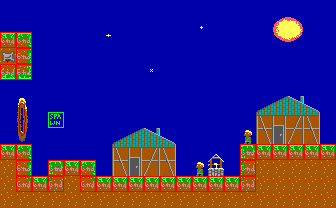

Rendered tile map (Tiled .tmx) drawn with the repository's tilesets; below, a short description and the full map source, tile grids included:
An orthogonal 21x13 tile map with 16x16 px tiles, 2 tile layers (bg, col), 3 tilesets and 2 objects (text, portal).

<map version="1.10" tiledversion="1.12.2" orientation="orthogonal" renderorder="right-down" width="21" height="13" tilewidth="16" tileheight="16" infinite="0" nextlayerid="4" nextobjectid="36">
 <tileset firstgid="1" source="tileset4.tsx" />
 <tileset firstgid="241" source="obj.tsx" />
 <tileset firstgid="481" source="tileset.tsx" />
 <layer id="1" name="bg" width="21" height="13">
  <data encoding="csv">
525,525,525,525,525,525,525,525,525,525,525,525,525,525,525,525,525,525,525,525,525,
525,525,525,525,525,525,525,525,525,525,525,525,24,525,525,525,525,1,2,525,525,
83,84,525,525,525,525,3,525,525,525,525,525,525,525,525,525,525,21,22,525,525,
125,104,525,525,525,525,525,525,45,525,525,525,525,525,525,525,525,525,525,525,525,
183,184,525,525,525,525,525,525,45,23,525,525,525,525,525,525,525,525,525,525,525,
525,525,525,525,525,525,525,525,45,525,525,525,525,525,525,525,525,525,525,525,525,
525,92,525,525,525,525,525,525,525,525,525,525,525,525,525,45,11,12,13,14,525,
525,112,525,525,525,45,525,525,525,525,525,525,525,525,525,45,31,32,33,34,525,
525,132,525,525,525,45,525,11,12,13,14,525,525,525,525,65,51,52,53,54,525,
83,84,525,525,525,45,525,31,32,33,34,525,525,5,525,82,83,83,83,83,83,
103,104,525,82,83,84,525,51,52,53,54,525,65,25,4,102,103,103,103,103,103,
103,124,83,122,103,124,83,83,83,83,83,83,83,83,83,122,103,103,103,103,103,
103,103,103,103,103,103,103,103,103,103,103,103,103,103,103,103,103,103,103,103,103
</data>
 </layer>
 <layer id="2" name="col" width="21" height="13">
  <data encoding="csv">
241,241,241,241,241,241,241,241,241,241,241,241,241,241,241,241,241,241,241,241,241,
241,241,241,241,241,241,241,241,241,241,241,241,241,241,241,241,241,241,241,241,241,
242,242,241,241,241,241,241,241,241,241,241,241,241,241,241,241,241,241,241,241,241,
241,242,241,241,241,241,241,241,241,241,241,241,241,241,241,241,241,241,241,241,241,
242,242,241,241,241,241,241,241,241,241,241,241,241,241,241,241,241,241,241,241,241,
241,241,241,241,241,241,241,241,241,241,241,241,241,241,241,241,241,241,241,241,241,
241,241,241,241,241,241,241,241,241,241,241,241,241,241,241,241,241,241,241,241,241,
241,241,241,243,241,241,241,241,241,241,241,241,241,241,241,241,241,241,241,241,241,
241,241,241,241,241,241,241,241,241,241,241,241,241,241,241,241,241,241,241,241,241,
242,242,241,241,241,241,241,241,241,241,241,241,241,241,241,242,242,242,242,242,242,
241,242,241,242,242,242,241,241,241,241,241,241,241,241,241,242,241,241,241,241,241,
241,242,242,242,241,242,242,242,242,242,242,242,242,242,242,242,241,241,241,241,241,
241,241,241,241,241,241,241,241,241,241,241,241,241,241,241,241,241,241,241,241,241
</data>
 </layer>
 <objectgroup id="3" name="obj">
  <object id="31" name="Worker text" type="text" x="146.263" y="82.695" width="101.177" height="36.8763">
   <properties>
    <property name="string_id" type="int" value="48" />
   </properties>
  </object>
  <object id="35" name="TestPortal" type="portal" x="16.0155" y="96.142" width="15.8913" height="47.7935">
   <properties>
    <property name="target_level_x" type="int" value="11" />
    <property name="target_level_y" type="int" value="10" />
   </properties>
  </object>
 </objectgroup>
</map>
